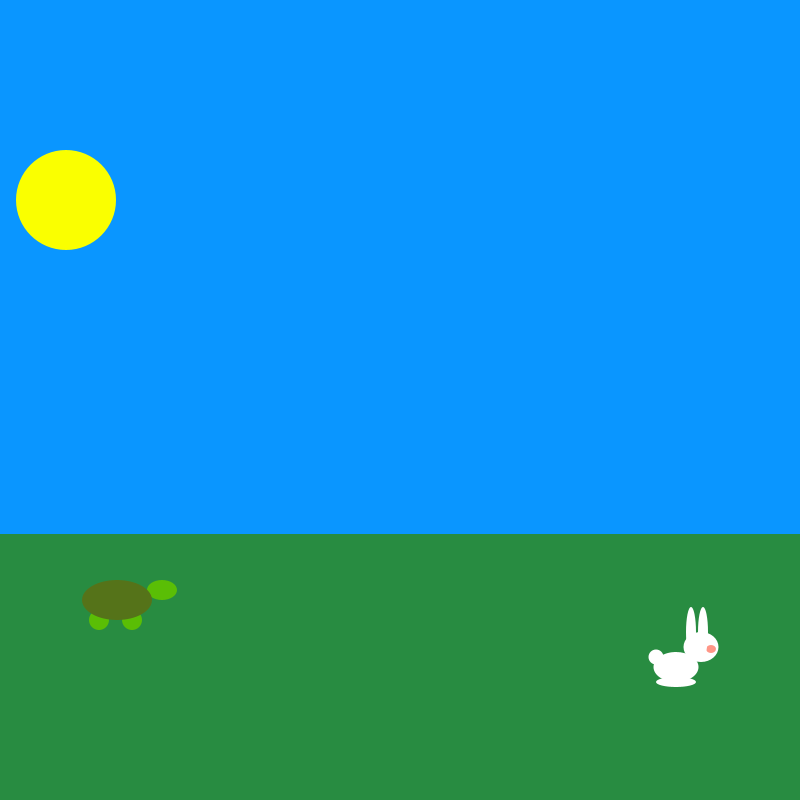
Frame 1 (no input)
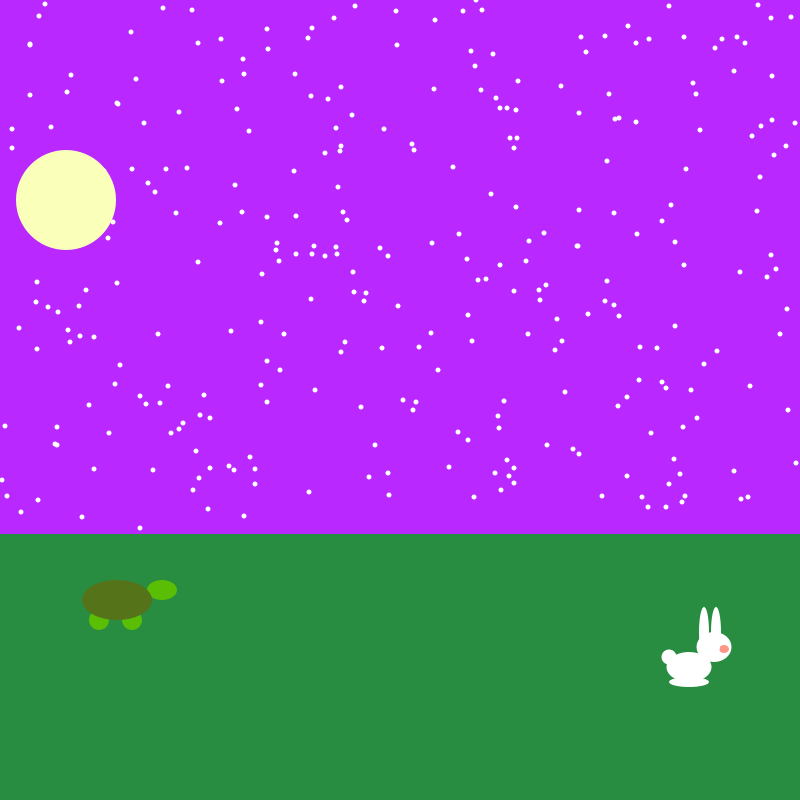
Frame 60 (the mouse pressed at the canvas centre just before this capture)
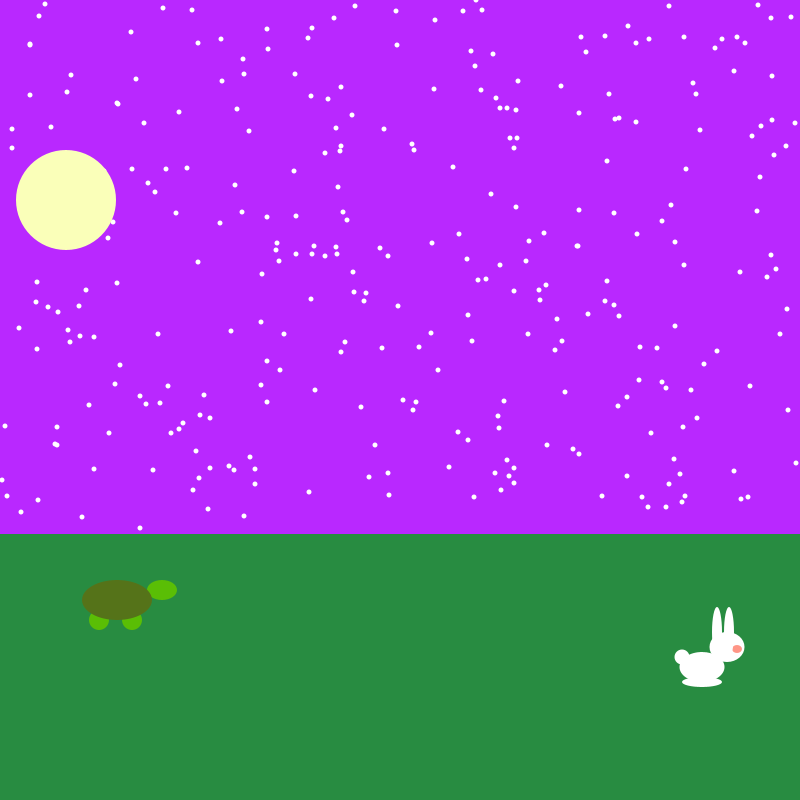
Frame 120 (the mouse held since frame 60 and released just before this capture)

The Processing sketch that drew these frames (run headless with seeded random() and noise(); from frame 60 on, the mouse is pressed at the canvas centre):

// Processing sketch: processing_169413
// ── processing_169413.pde

//Clock HW

//HOURS   = SUN
//MINUTES = TURTLE
//SECONDS = RABBIT

PVector sunPos = new PVector (0, height/3);
PVector rabPos = new PVector (0, height-(height/5));
PVector turPos = new PVector (0, height-(height/4));
boolean nightTime;
int sunR;
int sunG;
int sunB;

int rabScore;
int turScore;

Star [] array = new Star [300];
Cloud [] clArray = new Cloud [6];


void setup() {
  size (800, 800);

  rabScore = 0;
  turScore = 0;

  //call stars/clouds
  for (int i=0; i<array.length; i++) {
    array[i] = new Star();
    array[i].starPrime(int(random(0, width)), int(random(0, height-(height/3))));
  }
  for (int i=0; i<clArray.length; i++) {
    clArray[i] = new Cloud();
    clArray[i].cloudPrime(int(random(0, width)), int(random(0, height-((height/3)+200))), int(random(100, 200)), int(random(50, 100)));
  }
}

void draw() {



  //Sky
  if (nightTime == false) {
    background (10, 150, 255);
    sunR = 250;
    sunG = 255;
    sunB = 0;
    //Clouds script at bottom (so clouds will be drawn over sun)
  } else if (nightTime == true) {
    background (185, 40, 255);
    sunR = 250;
    sunG = 255;
    sunB = 185;
    //Stars
    for (int i=0; i<array.length; i++) {
      array[i].starUpdate();
    }
  }

  //Night/Day toggle (at 7am/7pm)
  if (hour() >= 7 && hour() <=19) {
    nightTime = false;
  } else if ((hour() > 19 && hour() <= 24) || (hour() >= 0 && hour() < 7)) {
    nightTime = true;
  }

  //Grass
  if (nightTime == false) {
    fill(10, 255, 100); 
    noStroke(); 
    rect(0, height-(height/3), width, height/3);
  } else if (nightTime == true) {
    fill(40, 140, 65); 
    noStroke(); 
    rect(0, height-(height/3), width, height/3);
  }

  //Sun
  //sunPos.x = hour() * (width/24);
  sunPos.x = hour() * (width/24); 
  sunPos.y = height/4; 
  fill(sunR, sunG, sunB); 
  ellipse(sunPos.x, sunPos.y, 100, 100); 

  //Turtle
  turPos.x = minute() * (width/60); 
  turPos.y = height-(height/4); 
  noStroke(); 
  //head
  fill(90, 190, 5); 
  ellipse(turPos.x + 45, turPos.y - 10, 30, 20); 
  //l-leg
  ellipse(turPos.x - 18, turPos.y + 20, 20, 20); 
  //r-leg
  ellipse(turPos.x + 15, turPos.y + 20, 20, 20); 
  //body
  fill(85, 115, 25); 
  ellipse(turPos.x, turPos.y, 70, 40); 

  //Rabbit
  rabPos.x = second() * (width/60); 
  rabPos.y = height-(height/6); 
  noStroke(); 
  fill(255, 255, 255); 
  //body
  ellipse(rabPos.x, rabPos.y, 45, 30); 
  //head
  ellipse(rabPos.x + 25, rabPos.y - 20, 35, 30); 
  //nose
  fill(255, 150, 135); 
  ellipse(rabPos.x +35, rabPos.y - 18, 10, 8); 
  //ears
  fill(255); 
  ellipse(rabPos.x + 15, rabPos.y - 35, 10, 50); 
  ellipse(rabPos.x + 27, rabPos.y - 35, 10, 50); 
  //tail
  ellipse(rabPos.x - 20, rabPos.y - 10, 15, 15); 
  //hind leg
  ellipse(rabPos.x, rabPos.y + 15, 40, 10); 

  /*
  //AM/PM display
   if (hour() >= 0 && hour() < 12) {
   textSize(20); 
   fill (0); 
   text("AM", sunPos.x-15, sunPos.y);
   } else if (hour() >= 12 && hour() < 24) {
   textSize(20); 
   fill(0); 
   text("PM", sunPos.x-15, sunPos.y+5);
   }
   */

  //Clouds
  if (nightTime == false) {
    for (int i=0; i<clArray.length; i++) {
      clArray[i].cloudUpdate();
    }
  }

  /*
  //Score
   textSize(30);
   fill(0);
   text("Laps:", 25, 50);
   fill(0, 0, 255);
   text(turScore, 25, 100);
   fill(255, 0, 0);
   text(rabScore, 25, 150);
   
   if (minute() == 59) {
   turScore++;
   }
   if (second() == 59) {
   rabScore++;
   }
   */

  //Dialogue:
  //"Ha ha!"
  if (rabPos.x >= turPos.x && rabPos.x <= turPos.x + 50) {
    textSize(20);
    fill(255, 0, 0);
    text("Ha ha!", rabPos.x + 50, rabPos.y - 30);
  }
  //aw shucks
  if (rabPos.x >= width-50) {
    textSize(20);
    fill(0, 0, 255);
    text("Aw, shucks..", turPos.x + 50, turPos.y - 30);
  }
  //oh no oh no!
  if (rabPos.x < turPos.x && rabPos.x >= turPos.x - 50) {
    textSize(20);
    fill(0, 0, 255);
    text("OhNoOhNoOhNo", turPos.x + 50, turPos.y - 30);
  }
  //here i come again!
  if (rabPos.x <= 50) {
    textSize(20);
    fill(255, 0, 0);
    text("Here I come, turtle!", rabPos.x + 50, rabPos.y - 30);
  }
}

class Cloud {

  float xPos;
  float yPos;
  float xSize;
  float ySize;
  PVector cloudPos;

  void cloudPrime(int _xPos, int _yPos, int _xSize, int _ySize) {
    xPos = _xPos;
    yPos = _yPos;
    xSize = _xSize;
    ySize = _ySize;
    cloudPos = new PVector (xPos, yPos);
  }

  void cloudUpdate() {

    fill(255);
    ellipse(xPos, yPos, xSize, ySize);
  }
}

class Star {

  float xPos;
  float yPos;
  PVector starPos;

  void starPrime(int _xPos, int _yPos) {
    xPos = _xPos;
    yPos = _yPos;
    starPos = new PVector (xPos, yPos);
  }

  void starUpdate() {

    fill(255);
    ellipse(xPos, yPos, 5, 5);
  }
}
